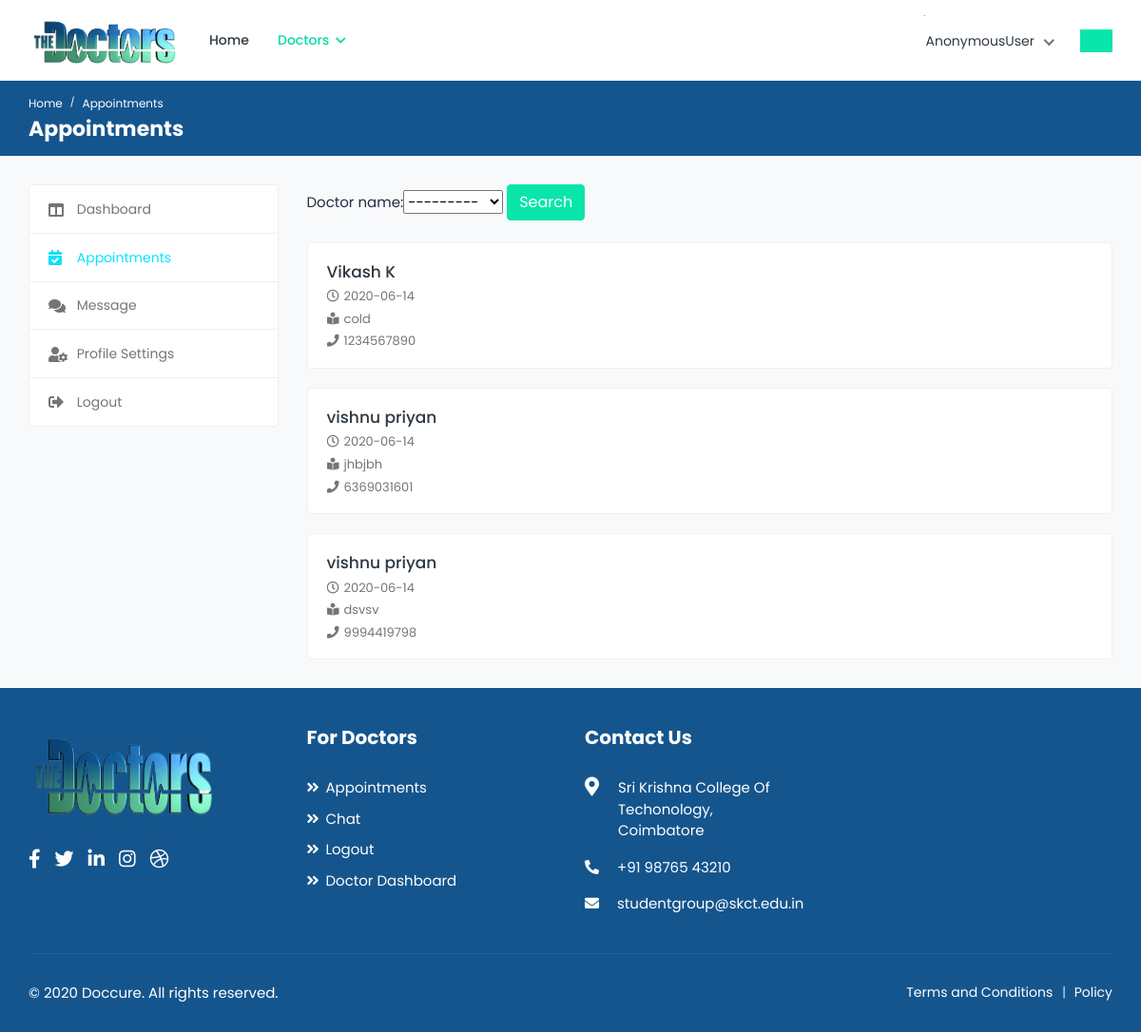
Screenshot of /appoinments/ with the database file from the repository.
### app/models.py (models this page shows)
class Appoinment(models.Model):
    doctor_name = models.ForeignKey(Doctor,on_delete=models.CASCADE)
    user = models.ForeignKey(User,on_delete=models.CASCADE)
    date = models.CharField(max_length=20)
    name = models.CharField(max_length=100,null=True,blank=True)
    phone = models.IntegerField()
    reason = models.TextField()

### app/views.py (the view)
# urls.py: path('appoinments/',views.appoinments,name="appoinments"),
def appoinments(request):
    appoinments = Appoinment.objects.all()
    filters = AppoinmentFilters(request.GET,queryset=appoinments)
    appoinments = filters.qs
    context = {
        'appoinments':appoinments,
        'filters':filters
    }
    return render(request,'appoinments.html',context)

### app/models.py (called while the page is built)
    def __str__(self):
        return self.name

### app/templates/appoinments.html (shortened to what this page needs)
{% load static %}
<!DOCTYPE html>
<html lang="en">
	<head>
		<link rel="stylesheet" href="{% static 'assets/css/app/bootstrap.min.css' %}">
		<link rel="stylesheet" href="{% static 'assets/plugins/fontawesome/css/fontawesome.min.css' %}">
		<link rel="stylesheet" href="{% static 'assets/plugins/fontawesome/css/all.min.css' %}">
		<link rel="stylesheet" href="{% static 'assets/css/app/style.css' %}">
	</head>
	<body>
		<div class="main-wrapper">
			<header class="header">
				<nav class="navbar navbar-expand-lg header-nav">
					<div class="navbar-header">
						<a href="index.html" class="navbar-brand logo">
							<img src="{% static 'assets/img/logof.png' %}" class="img-fluid" alt="Logo">
						</a>
					</div>
					<div class="main-menu-wrapper">
						<ul class="main-nav">
							<li class="has-submenu">
								<a href="{% url 'doctor-home' %}">Home</a>
							</li>
							<li class="has-submenu active">
								<a href="#">Doctors <i class="fas fa-chevron-down"></i></a>
							</li>
						</ul>
					</div>
					<ul class="nav header-navbar-rht">
						<li class="nav-item dropdown has-arrow logged-item">
							<a href="#" class="dropdown-toggle nav-link" data-toggle="dropdown">
								<span class="user-img">
									<img class="rounded-circle" src="{{ user.profile.image.url }}" width="31" alt="{{ request.user }}">
								</span>
							</a>
						</li>
						<li class="nav-item contact-item ">
							<div id="google_translate_element" style="border:2px solid #09e5ab;padding:10px 15px !important;background-color:#09e5ab"></div>
						</li>
					</ul>
				</nav>
			</header>
			<div class="breadcrumb-bar">
				<div class="container-fluid">
					<div class="row align-items-center">
						<div class="col-md-12 col-12">
							<nav aria-label="breadcrumb" class="page-breadcrumb">
								<ol class="breadcrumb">
									<li class="breadcrumb-item"><a href="index.html">Home</a></li>
									<li class="breadcrumb-item active" aria-current="page">Appointments</li>
								</ol>
							</nav>
							<h2 class="breadcrumb-title">Appointments</h2>
						</div>
					</div>
				</div>
			</div>
			<div class="content">
				<div class="container-fluid">
					<div class="row">
						<div class="col-md-5 col-lg-4 col-xl-3 theiaStickySidebar">
							<div class="profile-sidebar">
								<div class="dashboard-widget">
									<nav class="dashboard-menu">
										<ul>
											<li>
												<a href="{% url 'doctor-home' %}">
													<i class="fas fa-columns"></i>
													<span>Dashboard</span>
												</a>
											</li>
											<li class="active">
												<a href="{% url 'appoinments' %}">
													<i class="fas fa-calendar-check"></i>
													<span>Appointments</span>
												</a>
											</li>
											<li>
												<a href="http://localhost:3000/" target="_blank">
													<i class="fas fa-comments"></i>
													<span>Message</span>
												</a>
											</li>
											<li>
												<a href="{% url 'doctor-profile' %}">
													<i class="fas fa-user-cog"></i>
													<span>Profile Settings</span>
												</a>
											</li>
											<li>
												<a href="{% url 'logout' %}">
													<i class="fas fa-sign-out-alt"></i>
													<span>Logout</span>
												</a>
											</li>
										</ul>
									</nav>
								</div>
							</div>
						</div>
						<div class="col-md-7 col-lg-8 col-xl-9">
							<div class="appointments">
								<form method="get">
									{{filters.form}}
									<button type="submit" class="btn btn-primary submit-btn">Search</button>
								</form>
								<br>
								{% for appoinment in appoinments %}
								<div class="appointment-list">
									<div class="profile-info-widget">
										<div class="profile-det-info">
											<h3><a href="#">{{appoinment.name}}</a></h3>
											<div class="patient-details">
												<h5><i class="far fa-clock"></i>{{appoinment.date}}</h5>
												<h5><i class="fa fa-book-reader"></i>{{appoinment.reason}}</h5>
												<h5 class="mb-0"><i class="fas fa-phone"></i>{{appoinment.phone}}</h5>
											</div>
										</div>
									</div>
								</div>
								{% endfor %}
							</div>
						</div>
					</div>
				</div>
			</div>
			<footer class="footer">
				<div class="footer-top">
					<div class="container-fluid">
						<div class="row">
							<div class="col-lg-3 col-md-6">
								<div class="footer-widget footer-about">
									<div class="footer-logo">
										<img src="{% static 'assets/img/logof.png' %}" alt="logo" width="200" height="100">
									</div>
									<div class="footer-about-content">
										<div class="social-icon">
											<ul>
												<li>
													<a href="#" target="_blank"><i class="fab fa-facebook-f"></i> </a>
												</li>
												<li>
													<a href="#" target="_blank"><i class="fab fa-twitter"></i> </a>
												</li>
												<li>
													<a href="#" target="_blank"><i class="fab fa-linkedin-in"></i></a>
												</li>
												<li>
													<a href="#" target="_blank"><i class="fab fa-instagram"></i></a>
												</li>
												<li>
													<a href="#" target="_blank"><i class="fab fa-dribbble"></i> </a>
												</li>
											</ul>
										</div>
									</div>
								</div>
							</div>
							<div class="col-lg-3 col-md-6">
								<div class="footer-widget footer-menu">
									<h2 class="footer-title">For Doctors</h2>
									<ul>
										<li><a href="{% url 'appoinments' %}">Appointments</a></li>
										<li><a href="http://localhost:3000/" target="_blank">Chat</a></li>
										<li><a href="{% url 'logout' %}">Logout</a></li>
										<li><a href="{% url 'doctor-home' %}">Doctor Dashboard</a></li>
									</ul>
								</div>
							</div>
							<div class="col-lg-3 col-md-6">
								<div class="footer-widget footer-contact">
									<h2 class="footer-title">Contact Us</h2>
									<div class="footer-contact-info">
										<div class="footer-address">
											<span><i class="fas fa-map-marker-alt"></i></span>
											<p> Sri Krishna College Of Techonology,<br> Coimbatore</p>
										</div>
										<p>
											<i class="fas fa-phone-alt"></i>
											+91 98765 43210
										</p>
										<p class="mb-0">
											<i class="fas fa-envelope"></i>
											studentgroup@skct.edu.in
										</p>
									</div>
								</div>
							</div>
						</div>
					</div>
				</div>
                <div class="footer-bottom">
					<div class="container-fluid">
						<div class="copyright">
							<div class="row">
								<div class="col-md-6 col-lg-6">
									<div class="copyright-text">
										<p class="mb-0">&copy; 2020 Doccure. All rights reserved.</p>
									</div>
								</div>
								<div class="col-md-6 col-lg-6">
									<div class="copyright-menu">
										<ul class="policy-menu">
											<li><a href="term-condition.html">Terms and Conditions</a></li>
											<li><a href="privacy-policy.html">Policy</a></li>
										</ul>
									</div>
								</div>
							</div>
						</div>
					</div>
				</div>
			</footer>
		</div>
	</body>
</html>

### rows the page displays
Appoinment: name "Vikash K", date "2020-06-14", reason "cold", phone "1234567890"
Appoinment: name "vishnu priyan", date "2020-06-14", reason "jhbjbh", phone "6369031601"
Appoinment: name "vishnu priyan", date "2020-06-14", reason "dsvsv", phone "9994419798"
